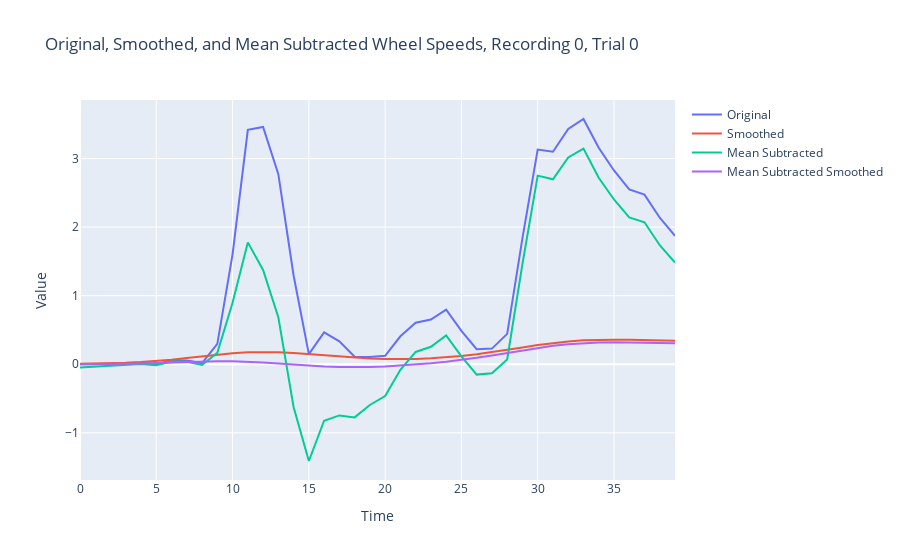
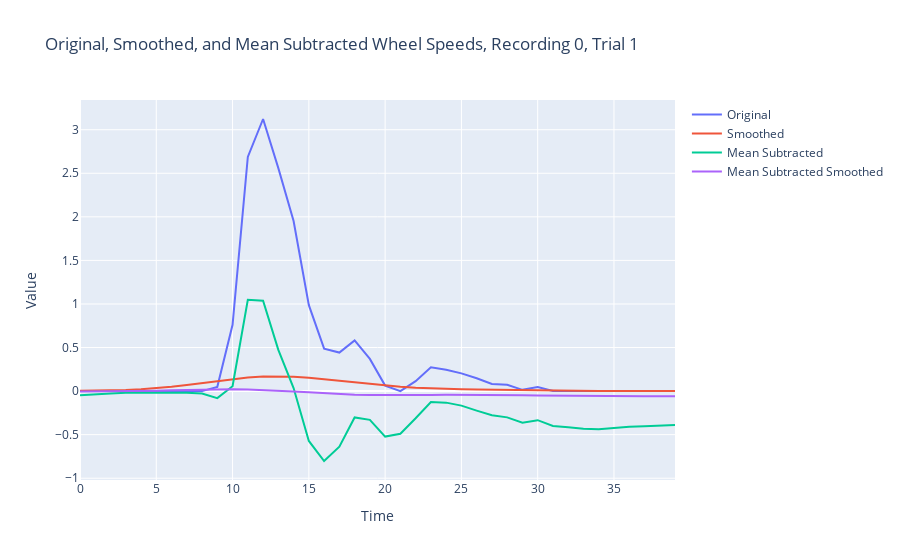
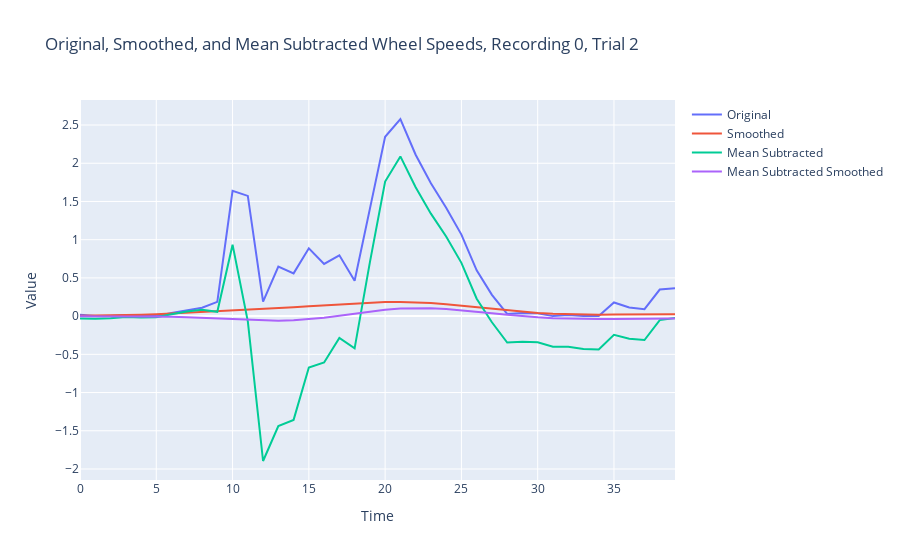

Source (notebook cell) for these figures, in order:
### Code cell
for t in range(3):
    fig = go.Figure()
    fig.add_trace(go.Scatter(y=Y_train_regular[0][t], name='Original'))
    fig.add_trace(go.Scatter(y=Y_train_smoothed[0][t], name='Smoothed'))
    fig.add_trace(go.Scatter(y=Y_train_mean_subtracted[0][t], name='Mean Subtracted'))
    fig.add_trace(go.Scatter(y=Y_train_mean_subtracted_smoothed[0][t], name='Mean Subtracted Smoothed'))
    fig.update_layout(title=f'Original, Smoothed, and Mean Subtracted Wheel Speeds, Recording 0, Trial {t}', xaxis_title='Time', yaxis_title='Value')
    fig.show()
